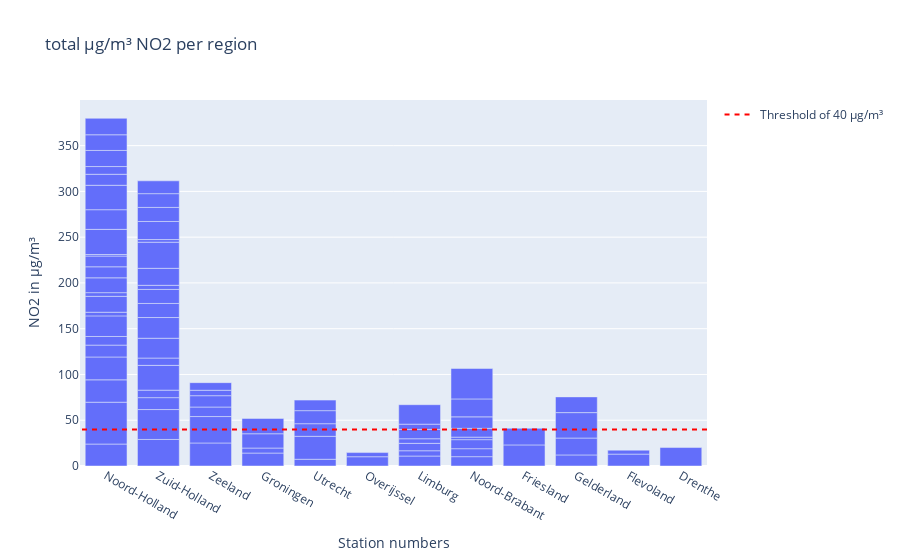

This figure's notebook cell:
### Markdown cell above
### Note for visualization team: add legend for the red line which represent the threshold.

### Code cell
import plotly.express as px
import plotly.graph_objects as go


bar = px.bar(meanlocation, x=NO2_pvencoding, y= 'value', title='total µg/m³ NO2 per region')
bar.update_layout(yaxis_title='NO2 in µg/m³', xaxis_title= "Station numbers", barmode='group') 
#bar.add_shape(type='line', y0=40, y1=40, xref='paper', x0=0, x1=1, line_color='red')
bar.add_shape(
    legendrank=1,
    showlegend=True,
    type="line",
    xref="paper",
    line=dict(dash="5px", color='red'),
    x0=1,
    x1=0,
    y0=40,
    y1=40,
    name='Threshold of 40 µg/m³'
)

bar.show()

### Figure 1 — Plotly figure (JSON) as saved in the notebook; plotly's stock layout.template omitted (floating-point values rounded to 4 significant figures)
{"data": [{"alignmentgroup": "True", "hovertemplate": "x=%{x}<br>value=%{y}<extra></extra>", "legendgroup": "", "marker": {"color": "#636efa", "pattern": {"shape": ""}}, "name": "", "offsetgroup": "", "orientation": "v", "showlegend": false, "textposition": "auto", "type": "bar", "x": ["Noord-Holland", "Noord-Holland", "Zuid-Holland", "Zuid-Holland", "Zeeland", "Zeeland", "Groningen", "Noord-Holland", "Zuid-Holland", "Zuid-Holland", "Noord-Holland", "Utrecht", "Noord-Holland", "Overijssel", "Noord-Holland", "Noord-Holland", "Limburg", "Noord-Brabant", "Zeeland", "Friesland", "Zuid-Holland", "Utrecht", "Zeeland", "Utrecht", "Utrecht", "Gelderland", "Zeeland", "Noord-Brabant", "Zeeland", "Friesland", "Zuid-Holland", "Zuid-Holland", "Noord-Holland", "Noord-Holland", "Flevoland", "Zuid-Holland", "Zuid-Holland", "Noord-Holland", "Zuid-Holland", "Limburg", "Zuid-Holland", "Drenthe", "Noord-Holland", "Zuid-Holland", "Noord-Holland", "Noord-Brabant", "Limburg", "Noord-Holland", "Zuid-Holland", "Gelderland", "Groningen", "Flevoland", "Zuid-Holland", "Noord-Brabant", "Noord-Holland", "Noord-Brabant", "Limburg", "Noord-Holland", "Zuid-Holland", "Noord-Holland", "Noord-Holland", "Utrecht", "Zuid-Holland", "Noord-Brabant", "Noord-Brabant", "Noord-Holland", "Noord-Holland", "Gelderland", "Noord-Holland", "Overijssel", "Zuid-Holland", "Groningen", "Groningen", "Noord-Holland", "Limburg", "Limburg", "Limburg", "Gelderland", "Zuid-Holland", "Noord-Holland", "Noord-Brabant"], "xaxis": "x", "y": [23.99, 45.71, 29.02, 32.65, 25.15, 28.88, 14.14, 24.45, 13.03, 8.167, 24.95, 7.367, 12.98, 10.13, 9.416, 22.5, 10.9, 10.2, 10.41, 23.03, 27.07, 25.07, 12.39, 13.77, 14.26, 12.1, 5.927, 8.702, 8.284, 18.14, 7.986, 21.66, 3.999, 17.36, 12.98, 22.62, 15.37, 4.038, 15.33, 5.758, 4.511, 20.16, 16.19, 18.55, 12.05, 9.886, 8.089, 11.73, 28.55, 18.44, 5.478, 4.343, 2.889, 2.738, 1.695, 9.627, 5.024, 27.47, 19.75, 21.49, 26.67, 11.52, 15.35, 12.53, 19.59, 12.03, 8.431, 27.78, 17.59, 4.523, 15.04, 15.61, 16.72, 17.12, 10.22, 5.708, 21.28, 17.18, 14, 18, 33.22], "yaxis": "y"}], "layout": {"barmode": "group", "legend": {"tracegroupgap": 0}, "shapes": [{"legendrank": 1, "line": {"color": "red", "dash": "5px"}, "name": "Threshold of 40 µg/m³", "showlegend": true, "type": "line", "x0": 1, "x1": 0, "xref": "paper", "y0": 40, "y1": 40}], "title": {"text": "total µg/m³ NO2 per region"}, "xaxis": {"anchor": "y", "domain": [0, 1], "title": {"text": "Station numbers"}}, "yaxis": {"anchor": "x", "domain": [0, 1], "title": {"text": "NO2 in µg/m³"}}}}
